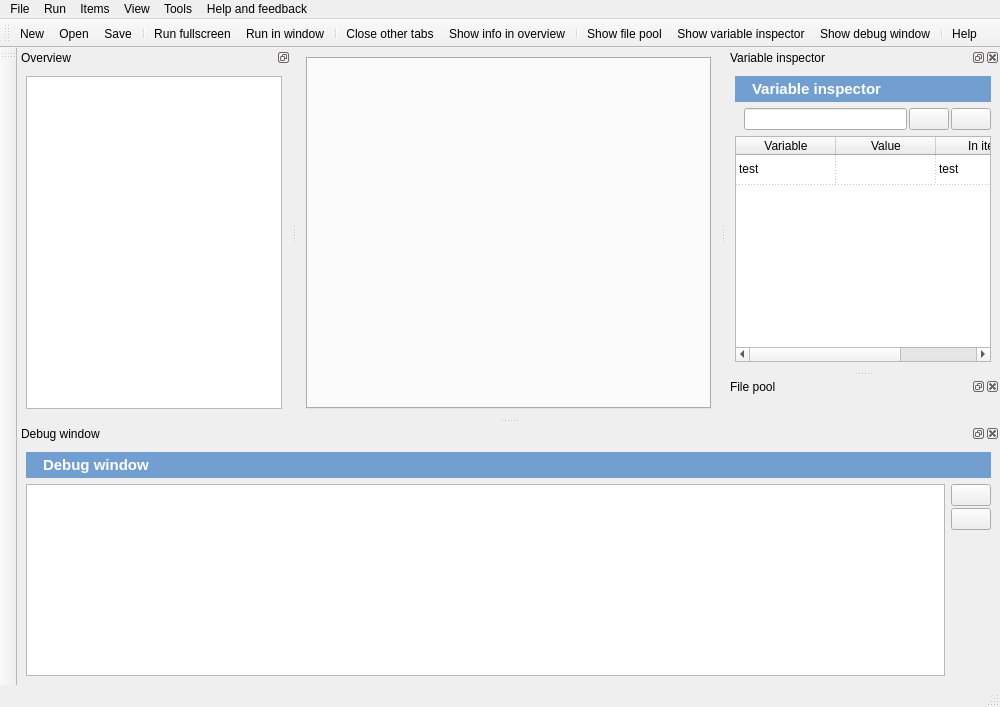
<?xml version="1.0" encoding="UTF-8"?>
<ui version="4.0">
 <class>MainWindow</class>
 <widget class="QMainWindow" name="MainWindow">
  <property name="geometry">
   <rect>
    <x>0</x>
    <y>0</y>
    <width>1000</width>
    <height>707</height>
   </rect>
  </property>
  <property name="windowTitle">
   <string>OpenSesame</string>
  </property>
  <property name="windowIcon">
   <iconset resource="icons.qrc">
    <normaloff>:/icons/experiment.png</normaloff>:/icons/experiment.png</iconset>
  </property>
  <widget class="QWidget" name="centralwidget">
   <layout class="QVBoxLayout" name="verticalLayout_6">
    <item>
     <widget class="QTabWidget" name="tabwidget">
      <property name="currentIndex">
       <number>-1</number>
      </property>
      <property name="tabsClosable">
       <bool>true</bool>
      </property>
      <property name="movable">
       <bool>true</bool>
      </property>
     </widget>
    </item>
   </layout>
  </widget>
  <widget class="QMenuBar" name="menubar">
   <property name="geometry">
    <rect>
     <x>0</x>
     <y>0</y>
     <width>1000</width>
     <height>25</height>
    </rect>
   </property>
   <widget class="QMenu" name="menu_file">
    <property name="title">
     <string>File</string>
    </property>
    <widget class="QMenu" name="menu_recent_files">
     <property name="title">
      <string>Recent files</string>
     </property>
     <property name="icon">
      <iconset resource="icons.qrc">
       <normaloff>:/icons/recent_large.png</normaloff>:/icons/recent_large.png</iconset>
     </property>
     <addaction name="actionDummy"/>
    </widget>
    <addaction name="action_new"/>
    <addaction name="action_open"/>
    <addaction name="action_save"/>
    <addaction name="action_save_as"/>
    <addaction name="separator"/>
    <addaction name="menu_recent_files"/>
    <addaction name="separator"/>
    <addaction name="action_quit"/>
   </widget>
   <widget class="QMenu" name="menu_run">
    <property name="title">
     <string>Run</string>
    </property>
    <addaction name="action_run"/>
    <addaction name="action_run_in_window"/>
    <addaction name="separator"/>
    <addaction name="action_enable_auto_response"/>
   </widget>
   <widget class="QMenu" name="menu_items">
    <property name="title">
     <string>Items</string>
    </property>
    <addaction name="action_add_loop"/>
    <addaction name="action_add_sequence"/>
    <addaction name="action_add_sketchpad"/>
    <addaction name="action_add_feedback"/>
    <addaction name="action_add_sampler"/>
    <addaction name="action_add_synth"/>
    <addaction name="action_add_keyboard_response"/>
    <addaction name="action_add_mouse_response"/>
    <addaction name="action_add_logger"/>
    <addaction name="action_add_inline_script"/>
    <addaction name="separator"/>
    <addaction name="actionPlugins"/>
   </widget>
   <widget class="QMenu" name="menu_view">
    <property name="title">
     <string>View</string>
    </property>
    <addaction name="action_close_all_tabs"/>
    <addaction name="action_close_other_tabs"/>
    <addaction name="action_show_info_in_overview"/>
    <addaction name="separator"/>
    <addaction name="action_show_variable_inspector"/>
    <addaction name="action_show_pool"/>
    <addaction name="action_show_stdout"/>
   </widget>
   <widget class="QMenu" name="menu_help">
    <property name="title">
     <string>Help and feedback</string>
    </property>
    <addaction name="action_help"/>
    <addaction name="action_show_random_tip"/>
    <addaction name="separator"/>
    <addaction name="action_submit_a_bug"/>
    <addaction name="action_contribute"/>
    <addaction name="separator"/>
    <addaction name="action_about"/>
   </widget>
   <widget class="QMenu" name="menu_tools">
    <property name="title">
     <string>Tools</string>
    </property>
    <addaction name="action_check_for_update"/>
    <addaction name="action_open_autosave_folder"/>
    <addaction name="separator"/>
    <addaction name="action_preferences"/>
   </widget>
   <addaction name="menu_file"/>
   <addaction name="menu_run"/>
   <addaction name="menu_items"/>
   <addaction name="menu_view"/>
   <addaction name="menu_tools"/>
   <addaction name="menu_help"/>
  </widget>
  <widget class="statusbar" name="statusbar"/>
  <widget class="QDockWidget" name="dock_overview">
   <property name="features">
    <set>QDockWidget::DockWidgetFloatable|QDockWidget::DockWidgetMovable</set>
   </property>
   <property name="windowTitle">
    <string>Overview</string>
   </property>
   <attribute name="dockWidgetArea">
    <number>1</number>
   </attribute>
   <widget class="QWidget" name="dock_widget_overview">
    <layout class="QVBoxLayout" name="verticalLayout">
     <item>
      <widget class="tree_overview" name="itemtree">
       <property name="minimumSize">
        <size>
         <width>200</width>
         <height>0</height>
        </size>
       </property>
       <property name="acceptDrops">
        <bool>true</bool>
       </property>
       <property name="alternatingRowColors">
        <bool>true</bool>
       </property>
       <property name="autoExpandDelay">
        <number>4</number>
       </property>
       <property name="animated">
        <bool>true</bool>
       </property>
       <property name="headerHidden">
        <bool>true</bool>
       </property>
       <column>
        <property name="text">
         <string>Name</string>
        </property>
       </column>
       <column>
        <property name="text">
         <string>Info</string>
        </property>
       </column>
      </widget>
     </item>
    </layout>
   </widget>
  </widget>
  <widget class="QDockWidget" name="dock_variable_inspector">
   <property name="allowedAreas">
    <set>Qt::AllDockWidgetAreas</set>
   </property>
   <property name="windowTitle">
    <string>Variable inspector</string>
   </property>
   <attribute name="dockWidgetArea">
    <number>2</number>
   </attribute>
   <widget class="QWidget" name="dock_widget_variable_inspector">
    <layout class="QVBoxLayout" name="verticalLayout_2">
     <item>
      <widget class="QWidget" name="widget_2" native="true">
       <property name="styleSheet">
        <string notr="true">color: rgb(255, 255, 255);
background-color: #729fcf;</string>
       </property>
       <layout class="QHBoxLayout" name="horizontalLayout_3">
        <property name="margin">
         <number>4</number>
        </property>
        <item>
         <widget class="QLabel" name="label_2">
          <property name="sizePolicy">
           <sizepolicy hsizetype="Fixed" vsizetype="Preferred">
            <horstretch>0</horstretch>
            <verstretch>0</verstretch>
           </sizepolicy>
          </property>
          <property name="text">
           <string/>
          </property>
          <property name="pixmap">
           <pixmap resource="icons.qrc">:/icons/variable_inspector_large.png</pixmap>
          </property>
         </widget>
        </item>
        <item>
         <widget class="QLabel" name="label_3">
          <property name="font">
           <font>
            <pointsize>11</pointsize>
            <weight>75</weight>
            <bold>true</bold>
           </font>
          </property>
          <property name="text">
           <string>Variable inspector</string>
          </property>
         </widget>
        </item>
       </layout>
      </widget>
     </item>
     <item>
      <widget class="QWidget" name="widget" native="true">
       <layout class="QHBoxLayout" name="horizontalLayout_2">
        <property name="spacing">
         <number>2</number>
        </property>
        <property name="margin">
         <number>0</number>
        </property>
        <item>
         <widget class="QLabel" name="label">
          <property name="text">
           <string/>
          </property>
          <property name="pixmap">
           <pixmap resource="icons.qrc">:/icons/variable_inspector.png</pixmap>
          </property>
         </widget>
        </item>
        <item>
         <widget class="QLineEdit" name="edit_variable_filter">
          <property name="toolTip">
           <string>Enter a filter</string>
          </property>
         </widget>
        </item>
        <item>
         <widget class="QPushButton" name="button_variables_clear">
          <property name="toolTip">
           <string>Clear filter</string>
          </property>
          <property name="text">
           <string/>
          </property>
          <property name="icon">
           <iconset resource="icons.qrc">
            <normaloff>:/icons/clear.png</normaloff>:/icons/clear.png</iconset>
          </property>
          <property name="iconSize">
           <size>
            <width>16</width>
            <height>16</height>
           </size>
          </property>
         </widget>
        </item>
        <item>
         <widget class="QPushButton" name="button_help_variables">
          <property name="sizePolicy">
           <sizepolicy hsizetype="Fixed" vsizetype="Fixed">
            <horstretch>0</horstretch>
            <verstretch>0</verstretch>
           </sizepolicy>
          </property>
          <property name="toolTip">
           <string>Help</string>
          </property>
          <property name="text">
           <string/>
          </property>
          <property name="icon">
           <iconset resource="icons.qrc">
            <normaloff>:/icons/help.png</normaloff>:/icons/help.png</iconset>
          </property>
          <property name="iconSize">
           <size>
            <width>16</width>
            <height>16</height>
           </size>
          </property>
          <property name="flat">
           <bool>false</bool>
          </property>
         </widget>
        </item>
       </layout>
      </widget>
     </item>
     <item>
      <widget class="QTableWidget" name="table_variables">
       <property name="alternatingRowColors">
        <bool>true</bool>
       </property>
       <property name="showGrid">
        <bool>true</bool>
       </property>
       <property name="gridStyle">
        <enum>Qt::DotLine</enum>
       </property>
       <property name="sortingEnabled">
        <bool>true</bool>
       </property>
       <attribute name="horizontalHeaderShowSortIndicator" stdset="0">
        <bool>true</bool>
       </attribute>
       <attribute name="horizontalHeaderStretchLastSection">
        <bool>true</bool>
       </attribute>
       <attribute name="verticalHeaderVisible">
        <bool>false</bool>
       </attribute>
       <attribute name="verticalHeaderCascadingSectionResizes">
        <bool>true</bool>
       </attribute>
       <row>
        <property name="text">
         <string>test</string>
        </property>
       </row>
       <column>
        <property name="text">
         <string>Variable</string>
        </property>
       </column>
       <column>
        <property name="text">
         <string>Value</string>
        </property>
       </column>
       <column>
        <property name="text">
         <string>In item</string>
        </property>
       </column>
       <item row="0" column="0">
        <property name="text">
         <string>test</string>
        </property>
       </item>
       <item row="0" column="2">
        <property name="text">
         <string>test</string>
        </property>
       </item>
      </widget>
     </item>
    </layout>
   </widget>
  </widget>
  <widget class="QDockWidget" name="dock_pool">
   <property name="windowTitle">
    <string>File pool</string>
   </property>
   <attribute name="dockWidgetArea">
    <number>2</number>
   </attribute>
   <widget class="QWidget" name="dock_pool_widget">
    <layout class="QVBoxLayout" name="verticalLayout_3"/>
   </widget>
  </widget>
  <widget class="QDockWidget" name="dock_stdout">
   <property name="features">
    <set>QDockWidget::AllDockWidgetFeatures</set>
   </property>
   <property name="windowTitle">
    <string>Debug window</string>
   </property>
   <attribute name="dockWidgetArea">
    <number>8</number>
   </attribute>
   <widget class="QWidget" name="dockWidgetContents_3">
    <layout class="QVBoxLayout" name="verticalLayout_4">
     <item>
      <widget class="QWidget" name="widget_4" native="true">
       <property name="styleSheet">
        <string notr="true">color: rgb(255, 255, 255);
background-color: #729fcf;</string>
       </property>
       <layout class="QHBoxLayout" name="horizontalLayout_5">
        <property name="margin">
         <number>4</number>
        </property>
        <item>
         <widget class="QLabel" name="label_5">
          <property name="sizePolicy">
           <sizepolicy hsizetype="Fixed" vsizetype="Preferred">
            <horstretch>0</horstretch>
            <verstretch>0</verstretch>
           </sizepolicy>
          </property>
          <property name="text">
           <string/>
          </property>
          <property name="pixmap">
           <pixmap resource="icons.qrc">:/icons/stdout_large.png</pixmap>
          </property>
         </widget>
        </item>
        <item>
         <widget class="QLabel" name="label_4">
          <property name="font">
           <font>
            <pointsize>11</pointsize>
            <weight>75</weight>
            <bold>true</bold>
           </font>
          </property>
          <property name="text">
           <string>Debug window</string>
          </property>
         </widget>
        </item>
       </layout>
      </widget>
     </item>
     <item>
      <widget class="QWidget" name="widget_5" native="true">
       <layout class="QHBoxLayout" name="horizontalLayout_6">
        <property name="margin">
         <number>0</number>
        </property>
        <item>
         <widget class="console" name="edit_stdout">
          <property name="readOnly">
           <bool>false</bool>
          </property>
         </widget>
        </item>
        <item>
         <widget class="QWidget" name="widget_3" native="true">
          <layout class="QVBoxLayout" name="verticalLayout_5">
           <property name="spacing">
            <number>2</number>
           </property>
           <property name="margin">
            <number>0</number>
           </property>
           <item>
            <widget class="QPushButton" name="button_help_stdout">
             <property name="sizePolicy">
              <sizepolicy hsizetype="Fixed" vsizetype="Fixed">
               <horstretch>0</horstretch>
               <verstretch>0</verstretch>
              </sizepolicy>
             </property>
             <property name="toolTip">
              <string>Help</string>
             </property>
             <property name="text">
              <string/>
             </property>
             <property name="icon">
              <iconset resource="icons.qrc">
               <normaloff>:/icons/help.png</normaloff>:/icons/help.png</iconset>
             </property>
             <property name="iconSize">
              <size>
               <width>16</width>
               <height>16</height>
              </size>
             </property>
             <property name="flat">
              <bool>false</bool>
             </property>
            </widget>
           </item>
           <item>
            <widget class="QPushButton" name="button_clear_stdout">
             <property name="toolTip">
              <string>Clear debug window</string>
             </property>
             <property name="text">
              <string/>
             </property>
             <property name="icon">
              <iconset resource="icons.qrc">
               <normaloff>:/icons/clear.png</normaloff>:/icons/clear.png</iconset>
             </property>
             <property name="iconSize">
              <size>
               <width>16</width>
               <height>16</height>
              </size>
             </property>
            </widget>
           </item>
           <item>
            <spacer name="verticalSpacer">
             <property name="orientation">
              <enum>Qt::Vertical</enum>
             </property>
             <property name="sizeHint" stdset="0">
              <size>
               <width>20</width>
               <height>40</height>
              </size>
             </property>
            </spacer>
           </item>
          </layout>
         </widget>
        </item>
       </layout>
      </widget>
     </item>
    </layout>
   </widget>
  </widget>
  <widget class="QToolBar" name="toolbar_main">
   <property name="windowTitle">
    <string>Main toolbar</string>
   </property>
   <property name="iconSize">
    <size>
     <width>32</width>
     <height>32</height>
    </size>
   </property>
   <property name="toolButtonStyle">
    <enum>Qt::ToolButtonIconOnly</enum>
   </property>
   <property name="floatable">
    <bool>true</bool>
   </property>
   <attribute name="toolBarArea">
    <enum>TopToolBarArea</enum>
   </attribute>
   <attribute name="toolBarBreak">
    <bool>false</bool>
   </attribute>
   <addaction name="action_new"/>
   <addaction name="action_open"/>
   <addaction name="action_save"/>
   <addaction name="separator"/>
   <addaction name="action_run"/>
   <addaction name="action_run_in_window"/>
   <addaction name="separator"/>
   <addaction name="action_close_other_tabs"/>
   <addaction name="action_show_info_in_overview"/>
   <addaction name="separator"/>
   <addaction name="action_show_pool"/>
   <addaction name="action_show_variable_inspector"/>
   <addaction name="action_show_stdout"/>
   <addaction name="separator"/>
   <addaction name="action_help"/>
  </widget>
  <widget class="toolbar_items" name="toolbar_items">
   <property name="windowTitle">
    <string>Toolbar items</string>
   </property>
   <attribute name="toolBarArea">
    <enum>LeftToolBarArea</enum>
   </attribute>
   <attribute name="toolBarBreak">
    <bool>false</bool>
   </attribute>
  </widget>
  <action name="action_open">
   <property name="icon">
    <iconset resource="icons.qrc">
     <normaloff>:/icons/open.png</normaloff>:/icons/open.png</iconset>
   </property>
   <property name="text">
    <string>Open</string>
   </property>
   <property name="toolTip">
    <string>Open (Ctrl+0)</string>
   </property>
   <property name="shortcut">
    <string>Ctrl+O</string>
   </property>
  </action>
  <action name="action_save">
   <property name="icon">
    <iconset resource="icons.qrc">
     <normaloff>:/icons/save.png</normaloff>:/icons/save.png</iconset>
   </property>
   <property name="text">
    <string>Save</string>
   </property>
   <property name="toolTip">
    <string>Save (Control+S)</string>
   </property>
   <property name="shortcut">
    <string>Ctrl+S</string>
   </property>
  </action>
  <action name="action_save_as">
   <property name="icon">
    <iconset resource="icons.qrc">
     <normaloff>:/icons/save.png</normaloff>:/icons/save.png</iconset>
   </property>
   <property name="text">
    <string>Save as</string>
   </property>
   <property name="toolTip">
    <string>Save as (Control+Shift+S)</string>
   </property>
   <property name="shortcut">
    <string>Ctrl+Shift+S</string>
   </property>
  </action>
  <action name="action_quit">
   <property name="icon">
    <iconset resource="icons.qrc">
     <normaloff>:/icons/quit_large.png</normaloff>:/icons/quit_large.png</iconset>
   </property>
   <property name="text">
    <string>Quit</string>
   </property>
   <property name="toolTip">
    <string>Quit (Alt+F4)</string>
   </property>
  </action>
  <action name="action_run">
   <property name="icon">
    <iconset resource="icons.qrc">
     <normaloff>:/icons/run_large.png</normaloff>:/icons/run_large.png</iconset>
   </property>
   <property name="text">
    <string>Run fullscreen</string>
   </property>
   <property name="toolTip">
    <string>Run fullscreen (Control+R)</string>
   </property>
   <property name="shortcut">
    <string>Ctrl+R</string>
   </property>
  </action>
  <action name="action_new">
   <property name="icon">
    <iconset resource="icons.qrc">
     <normaloff>:/icons/new_large.png</normaloff>:/icons/new_large.png</iconset>
   </property>
   <property name="text">
    <string>New</string>
   </property>
   <property name="toolTip">
    <string>New (Control+N)</string>
   </property>
   <property name="shortcut">
    <string>Ctrl+N</string>
   </property>
  </action>
  <action name="action_add_sequence">
   <property name="icon">
    <iconset resource="icons.qrc">
     <normaloff>:/icons/sequence_large.png</normaloff>:/icons/sequence_large.png</iconset>
   </property>
   <property name="text">
    <string>Add sequence</string>
   </property>
  </action>
  <action name="action_add_sketchpad">
   <property name="icon">
    <iconset resource="icons.qrc">
     <normaloff>:/icons/sketchpad_large.png</normaloff>:/icons/sketchpad_large.png</iconset>
   </property>
   <property name="text">
    <string>Add sketchpad</string>
   </property>
  </action>
  <action name="action_add_keyboard_response">
   <property name="icon">
    <iconset resource="icons.qrc">
     <normaloff>:/icons/keyboard_response_large.png</normaloff>:/icons/keyboard_response_large.png</iconset>
   </property>
   <property name="text">
    <string>Add keyboard response</string>
   </property>
  </action>
  <action name="action_add_logger">
   <property name="icon">
    <iconset resource="icons.qrc">
     <normaloff>:/icons/logger_large.png</normaloff>:/icons/logger_large.png</iconset>
   </property>
   <property name="text">
    <string>Add logger</string>
   </property>
  </action>
  <action name="action_add_loop">
   <property name="icon">
    <iconset resource="icons.qrc">
     <normaloff>:/icons/loop_large.png</normaloff>:/icons/loop_large.png</iconset>
   </property>
   <property name="text">
    <string>Add loop</string>
   </property>
  </action>
  <action name="action_add_feedback">
   <property name="icon">
    <iconset resource="icons.qrc">
     <normaloff>:/icons/feedback_large.png</normaloff>:/icons/feedback_large.png</iconset>
   </property>
   <property name="text">
    <string>Add feedback</string>
   </property>
  </action>
  <action name="action_add_inline_script">
   <property name="icon">
    <iconset resource="icons.qrc">
     <normaloff>:/icons/inline_script_large.png</normaloff>:/icons/inline_script_large.png</iconset>
   </property>
   <property name="text">
    <string>Add inline script</string>
   </property>
  </action>
  <action name="action_close_all_tabs">
   <property name="icon">
    <iconset resource="icons.qrc">
     <normaloff>:/icons/close_large.png</normaloff>:/icons/close_large.png</iconset>
   </property>
   <property name="text">
    <string>Close all tabs</string>
   </property>
  </action>
  <action name="action_close_other_tabs">
   <property name="icon">
    <iconset resource="icons.qrc">
     <normaloff>:/icons/close_large.png</normaloff>:/icons/close_large.png</iconset>
   </property>
   <property name="text">
    <string>Close other tabs</string>
   </property>
   <property name="toolTip">
    <string>Close other tabs (Control+T)</string>
   </property>
   <property name="shortcut">
    <string>Ctrl+T</string>
   </property>
  </action>
  <action name="action_help">
   <property name="icon">
    <iconset resource="icons.qrc">
     <normaloff>:/icons/help_large.png</normaloff>:/icons/help_large.png</iconset>
   </property>
   <property name="text">
    <string>Help</string>
   </property>
  </action>
  <action name="action_about">
   <property name="icon">
    <iconset resource="icons.qrc">
     <normaloff>:/icons/about_large.png</normaloff>:/icons/about_large.png</iconset>
   </property>
   <property name="text">
    <string>About</string>
   </property>
  </action>
  <action name="action_add_mouse_response">
   <property name="icon">
    <iconset resource="icons.qrc">
     <normaloff>:/icons/mouse_response_large.png</normaloff>:/icons/mouse_response_large.png</iconset>
   </property>
   <property name="text">
    <string>Add mouse response</string>
   </property>
  </action>
  <action name="action_run_in_window">
   <property name="icon">
    <iconset resource="icons.qrc">
     <normaloff>:/icons/window_large.png</normaloff>:/icons/window_large.png</iconset>
   </property>
   <property name="text">
    <string>Run in window</string>
   </property>
   <property name="toolTip">
    <string>Run in window (Control+W)</string>
   </property>
   <property name="shortcut">
    <string>Ctrl+W</string>
   </property>
  </action>
  <action name="action_check_for_update">
   <property name="icon">
    <iconset resource="icons.qrc">
     <normaloff>:/icons/update_large.png</normaloff>:/icons/update_large.png</iconset>
   </property>
   <property name="text">
    <string>Check for updates</string>
   </property>
  </action>
  <action name="action_show_variable_inspector">
   <property name="checkable">
    <bool>true</bool>
   </property>
   <property name="icon">
    <iconset resource="icons.qrc">
     <normaloff>:/icons/variable_inspector_large.png</normaloff>:/icons/variable_inspector_large.png</iconset>
   </property>
   <property name="text">
    <string>Show variable inspector</string>
   </property>
   <property name="toolTip">
    <string>Show variable inspector (Control+I)</string>
   </property>
   <property name="shortcut">
    <string>Ctrl+I</string>
   </property>
  </action>
  <action name="action_add_sampler">
   <property name="icon">
    <iconset resource="icons.qrc">
     <normaloff>:/icons/sampler_large.png</normaloff>:/icons/sampler_large.png</iconset>
   </property>
   <property name="text">
    <string>Add sampler</string>
   </property>
   <property name="toolTip">
    <string>Add sound sampler</string>
   </property>
  </action>
  <action name="action_add_synth">
   <property name="icon">
    <iconset resource="icons.qrc">
     <normaloff>:/icons/synth_large.png</normaloff>:/icons/synth_large.png</iconset>
   </property>
   <property name="text">
    <string>Add synth</string>
   </property>
   <property name="toolTip">
    <string>Add sound synthesizer</string>
   </property>
  </action>
  <action name="action_show_pool">
   <property name="checkable">
    <bool>true</bool>
   </property>
   <property name="icon">
    <iconset resource="icons.qrc">
     <normaloff>:/icons/pool_large.png</normaloff>:/icons/pool_large.png</iconset>
   </property>
   <property name="text">
    <string>Show file pool</string>
   </property>
   <property name="shortcut">
    <string>Ctrl+P</string>
   </property>
  </action>
  <action name="action_show_stdout">
   <property name="checkable">
    <bool>true</bool>
   </property>
   <property name="icon">
    <iconset resource="icons.qrc">
     <normaloff>:/icons/stdout_large.png</normaloff>:/icons/stdout_large.png</iconset>
   </property>
   <property name="text">
    <string>Show debug window</string>
   </property>
   <property name="toolTip">
    <string>Show debug window (standard output) and a Python interpreter (Control+D)</string>
   </property>
   <property name="shortcut">
    <string>Ctrl+D</string>
   </property>
  </action>
  <action name="action_enable_auto_response">
   <property name="checkable">
    <bool>true</bool>
   </property>
   <property name="text">
    <string>Enable auto response</string>
   </property>
  </action>
  <action name="actionPlugins">
   <property name="enabled">
    <bool>false</bool>
   </property>
   <property name="text">
    <string>Plugins</string>
   </property>
  </action>
  <action name="action_show_random_tip">
   <property name="icon">
    <iconset resource="icons.qrc">
     <normaloff>:/icons/about_large.png</normaloff>:/icons/about_large.png</iconset>
   </property>
   <property name="text">
    <string>Random tip</string>
   </property>
   <property name="toolTip">
    <string>Show a random tip</string>
   </property>
  </action>
  <action name="action_open_autosave_folder">
   <property name="icon">
    <iconset resource="icons.qrc">
     <normaloff>:/icons/pool_large.png</normaloff>:/icons/pool_large.png</iconset>
   </property>
   <property name="text">
    <string>Open backup folder</string>
   </property>
  </action>
  <action name="action_submit_a_bug">
   <property name="icon">
    <iconset resource="icons.qrc">
     <normaloff>:/icons/submit_bug.png</normaloff>:/icons/submit_bug.png</iconset>
   </property>
   <property name="text">
    <string>Submit a bug</string>
   </property>
  </action>
  <action name="action_contribute">
   <property name="icon">
    <iconset resource="icons.qrc">
     <normaloff>:/icons/contribute.png</normaloff>:/icons/contribute.png</iconset>
   </property>
   <property name="text">
    <string>Contribute</string>
   </property>
  </action>
  <action name="action_preferences">
   <property name="icon">
    <iconset resource="icons.qrc">
     <normaloff>:/icons/options_large.png</normaloff>:/icons/options_large.png</iconset>
   </property>
   <property name="text">
    <string>Preferences</string>
   </property>
  </action>
  <action name="actionDummy">
   <property name="text">
    <string>Dummy</string>
   </property>
  </action>
  <action name="action_show_info_in_overview">
   <property name="checkable">
    <bool>true</bool>
   </property>
   <property name="icon">
    <iconset resource="icons.qrc">
     <normaloff>:/icons/item_info_large.png</normaloff>:/icons/item_info_large.png</iconset>
   </property>
   <property name="text">
    <string>Show info in overview</string>
   </property>
  </action>
 </widget>
 <customwidgets>
  <customwidget>
   <class>tree_overview</class>
   <extends>QTreeWidget</extends>
   <header>tree_overview.h</header>
  </customwidget>
  <customwidget>
   <class>toolbar_items</class>
   <extends>QToolBar</extends>
   <header>toolbar_items.h</header>
  </customwidget>
  <customwidget>
   <class>console</class>
   <extends>QPlainTextEdit</extends>
   <header>pyterm.h</header>
  </customwidget>
  <customwidget>
   <class>statusbar</class>
   <extends>QStatusBar</extends>
   <header>statusbar.h</header>
  </customwidget>
 </customwidgets>
 <resources>
  <include location="icons.qrc"/>
 </resources>
 <connections>
  <connection>
   <sender>button_variables_clear</sender>
   <signal>clicked()</signal>
   <receiver>edit_variable_filter</receiver>
   <slot>clear()</slot>
   <hints>
    <hint type="sourcelabel">
     <x>245</x>
     <y>405</y>
    </hint>
    <hint type="destinationlabel">
     <x>125</x>
     <y>405</y>
    </hint>
   </hints>
  </connection>
  <connection>
   <sender>button_clear_stdout</sender>
   <signal>clicked()</signal>
   <receiver>edit_stdout</receiver>
   <slot>clear()</slot>
   <hints>
    <hint type="sourcelabel">
     <x>948</x>
     <y>662</y>
    </hint>
    <hint type="destinationlabel">
     <x>499</x>
     <y>594</y>
    </hint>
   </hints>
  </connection>
 </connections>
</ui>
